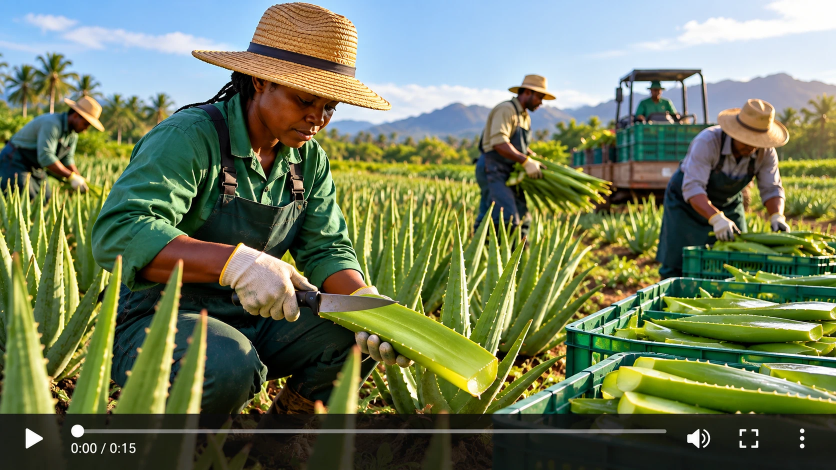
#> input picture brand/source/aloe-harvest.webp, 1672 x 940 px (shown at 1/2 size); its folder holds 3 pictures in this run
$ python prepare-hero-media.py
#> lines starting #> are read from the running program, lines starting #| are printed output that depends on the picture
"""Derive the homepage harvest illustration from brand/source/aloe-harvest.webp.

    python3 tools/prepare-hero-media.py

Requires Pillow. The source is a frame captured from a video player: the
bottom 120 px hold the player controls and are cropped away. Outputs go to
public/media/ and are committed, so the site build never depends on Python.
"""

from pathlib import Path

from PIL import Image

ROOT = Path(__file__).resolve().parent.parent
SRC = ROOT / "brand" / "source" / "aloe-harvest.webp"
OUT = ROOT / "public" / "media"
CROP_BOTTOM = 820  # first row of the player control bar is ~826
WIDTHS = (640, 1024, 1600)

# Small screens: the hero frame is about 1.25–1.9 times wider than tall
# (height clamp(18rem, 52vw, …) in global.css), so a phone only shows ~70 %
# of the wide picture. A 1.4:1 crop centred where `object-position: 40%`
# already looks (the harvester) carries far fewer pixels for the same view.
MOBILE_RATIO = 1.4
MOBILE_X = 0.4
MOBILE_WIDTHS = (480, 800, 1100)
MOBILE_QUALITY = 70


def main() -> None:
    OUT.mkdir(parents=True, exist_ok=True)
    im = Image.open(SRC).convert("RGB")
#> im is the input picture: PIL image 1672x940 RGB; mean R, G, B 112.7, 123.8, 91.7
    im = im.crop((0, 0, im.width, CROP_BOTTOM))
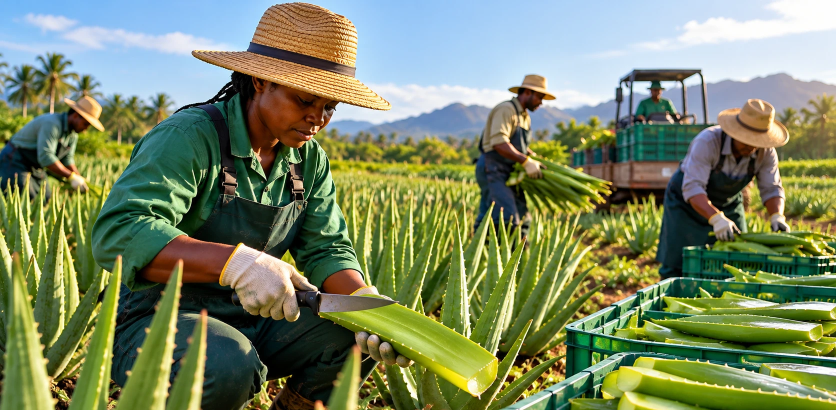
#> im: PIL image 1672x820 RGB (shown at 1/2 size); mean R, G, B 123.2, 135.7, 100.7
    for w in WIDTHS:
        h = round(im.height * w / im.width)
        out = OUT / f"aloe-harvest-{w}.webp"
        im.resize((w, h), Image.LANCZOS).save(out, quality=78, method=6)
        print(f"{out.relative_to(ROOT)}  {w}x{h}  {out.stat().st_size / 1024:.1f} KB")
#> this loop made 1 pass
#> pass 1, in main, `im.resize((w, h), Image.LANCZOS).save(out, quality=78, method=6)`:
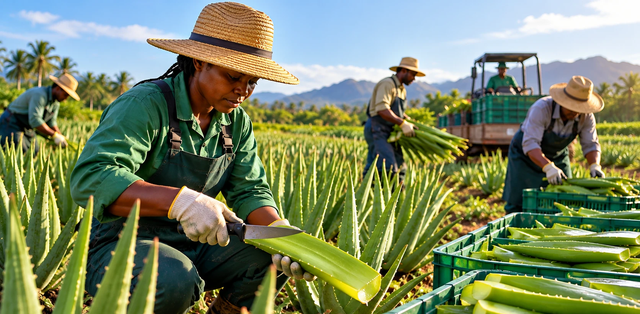
#> saved as aloe-harvest-640.webp: PIL image 640x314 RGB; mean R, G, B 123.2, 135.7, 100.8

    cw = round(im.height * MOBILE_RATIO)
    x0 = round(MOBILE_X * (im.width - cw))
    mobile = im.crop((x0, 0, x0 + cw, im.height))
    for w in MOBILE_WIDTHS:
        h = round(mobile.height * w / mobile.width)
        out = OUT / f"aloe-harvest-mobile-{w}.webp"
        mobile.resize((w, h), Image.LANCZOS).save(out, quality=MOBILE_QUALITY, method=6)
        print(f"{out.relative_to(ROOT)}  {w}x{h}  {out.stat().st_size / 1024:.1f} KB")


if __name__ == "__main__":
#> (the run stopped early here; a loop or call above may not have finished)
